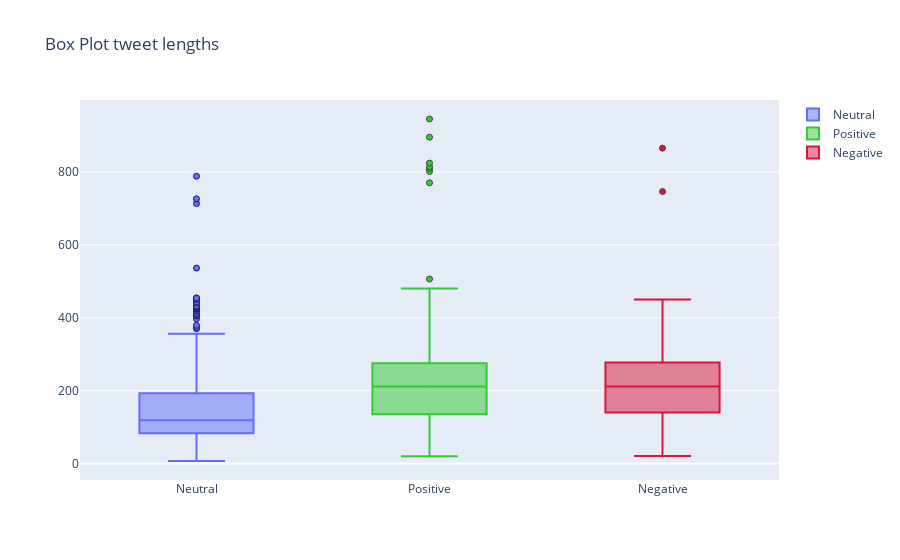

The code cell stored with this chart in its notebook:
### Code cell
y1 = neutral.Length.values
y2 = positive.Length.values
y3 = negative.Length.values

fig = go.Figure()

fig.add_trace(go.Box(y=y1, 
                     name="Neutral", 
                     marker_line_width=1, 
                     marker_line_color="midnightblue"))

fig.add_trace(go.Box(y=y2, 
                     name="Positive", 
                     marker_line_width=1, 
                     marker_color = 'rgb(50,202,50)'))

fig.add_trace(go.Box(y=y3, 
                     name="Negative", 
                     marker_line_width=1, 
                     marker_color = 'crimson'))

fig.update_layout(title_text="Box Plot tweet lengths")

fig.show()

### Figure 1 — Plotly figure (JSON) as saved in the notebook; plotly's stock layout.template omitted (floating-point values rounded to 4 significant figures; data arrays with more than 128 entries replaced by an {"elided": "..."} marker saying what was removed)
{"data": [{"marker": {"line": {"color": "midnightblue", "width": 1}}, "name": "Neutral", "type": "box", "y": {"elided": "4060 int values"}}, {"marker": {"color": "rgb(50,202,50)", "line": {"width": 1}}, "name": "Positive", "type": "box", "y": {"elided": "3747 int values"}}, {"marker": {"color": "crimson", "line": {"width": 1}}, "name": "Negative", "type": "box", "y": {"elided": "2202 int values"}}], "layout": {"title": {"text": "Box Plot tweet lengths"}}}
